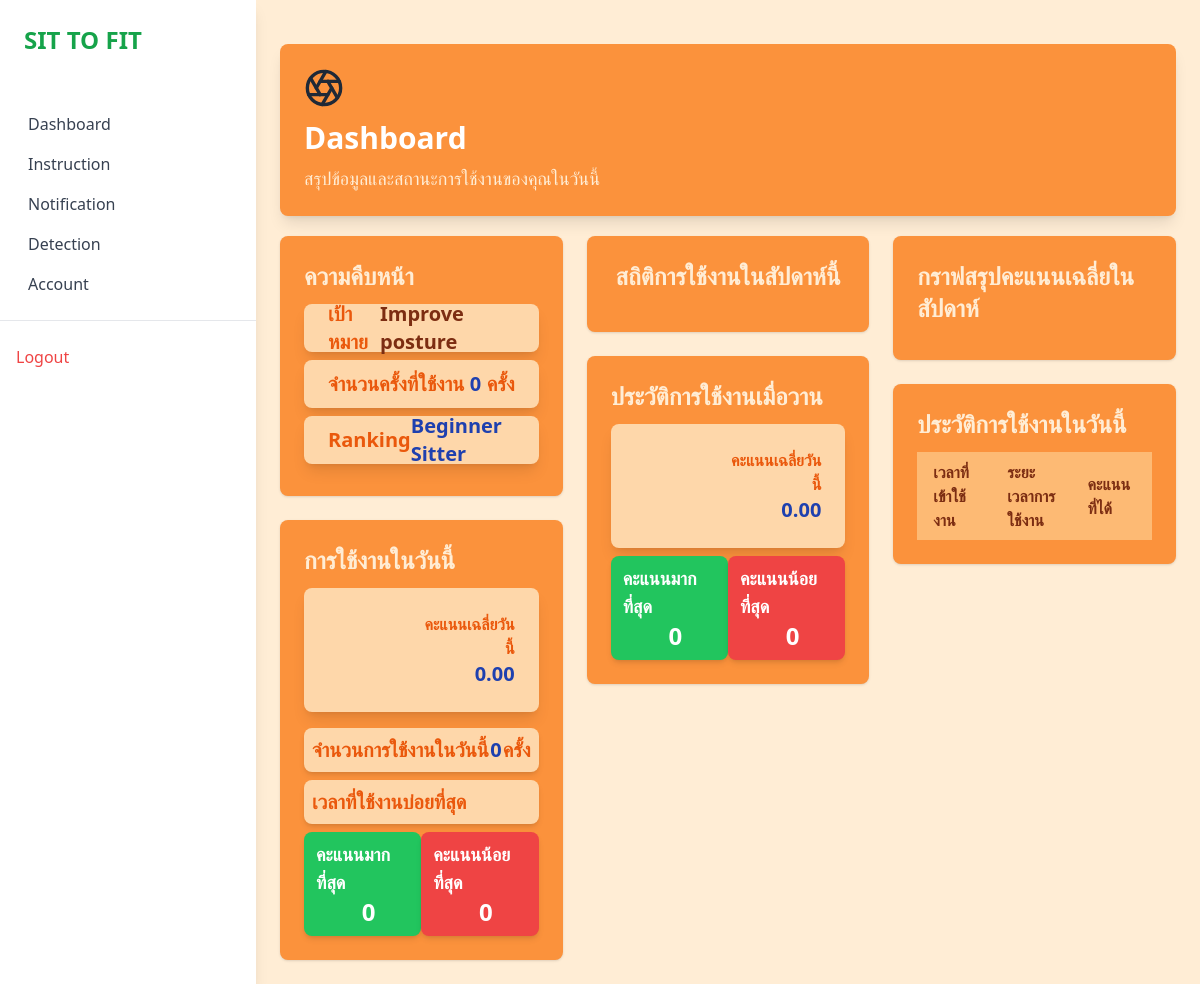
Screenshot of /Dashboard/ (signed in) with the database file from the repository.
### base/models.py (models this page shows, shortened)
class PersonalInformation(models.Model):
    user = models.OneToOneField(UserInfomation, on_delete=models.CASCADE, null=True, blank=True)
    goal = models.CharField(
        max_length=50,
        choices=[
            ('Improve posture', 'Improve posture'),
            ('Health maintenance', 'Health maintenance'),
            ('Posture correction', 'Posture correction')
        ],
        null=True,
        blank=True
    )
    job_name = models.CharField(max_length=100, null=True, blank=True)
    job_type = models.CharField(max_length=100, null=True, blank=True)
    job_hours = models.FloatField(null=True, blank=True)
    break_hours = models.FloatField(null=True, blank=True)

class UserInfomation(AbstractUser):
    contact_number = models.CharField(max_length= 20 , blank = True)
    role = models.CharField(max_length= 50 )
    created_at = models.DateTimeField(auto_now_add= True)

### Dashborad/views.py (the view)
# urls.py: path('Dashboard/', DashboardHomeView.as_view(), name='dashboard_home'),
class DashboardHomeView(TemplateView):
    template_name = 'Dashboard.html'
    def get_context_data(self, **kwargs):
        context = super().get_context_data(**kwargs)
        user = self.request.user
        user_info = UserInfomation.objects.filter(username =user.username).first()
        usage_history = UserUsageHistory.objects.filter(posture_detection__user=user_info )
        posture_data = PostureDetection.objects.filter(user=user_info )
        personal_info = PersonalInformation.objects.filter(user=user_info ).first()
        usage_count = posture_data.count()
        Rank = user_info.role if user_info else "ไม่มีข้อมูล Role"
        context['usage_history'] = usage_history
        context['posture_data'] = posture_data
        daily_scores = defaultdict(list)
        for entry in posture_data:
            day = entry.timestamp.date()
            daily_scores[day].append(entry.score)
        today = localdate()  # วันที่ปัจจุบันใน timezone ของเซิร์ฟเวอร์
        start_of_day = make_aware(datetime.combine(today, datetime.min.time()))
        end_of_day = make_aware(datetime.combine(today, datetime.max.time()))
        scores_today = PostureDetection.objects.filter(timestamp__range=(start_of_day, end_of_day))
        peak_time = (
            scores_today.annotate(hour=TruncHour('timestamp'))  # ตัดช่วงเวลาเป็นรายชั่วโมง
            .values('hour')  # รวมกลุ่มตามชั่วโมง
            .annotate(count=Count('id'))  # นับจำนวน
            .order_by('-count')  # เรียงลำดับจากมากไปน้อย
        )
        if peak_time.exists():
            peak_hour = peak_time[0]['hour']
            peak_hour_count = peak_time[0]['count']
        else:
            peak_hour = None
            peak_hour_count = 0
        today = date.today()
        scores_today = daily_scores.get(today, [])
        avg_score_today = sum(scores_today) / len(scores_today) if scores_today else 0
        goal = personal_info.goal if personal_info else "ผู้ใช้งานยังไม่ได้เลือกเป้าหมาย"
        tooltip_text = GOAL_DESCRIPTIONS.get(goal, "ผู้ใช้งานยังไม่ได้เลือกเป้าหมาย")
        context = {
        'goal': goal,
        'tooltip_text': tooltip_text,
            }
        yesterday = date.today() - timedelta(days=1)
        yesterday_usage = PostureDetection.objects.filter(
            timestamp__date=yesterday,
            user=user
        )
        daily_scores = defaultdict(list)
        for entry in yesterday_usage:
            day = entry.timestamp.date()
            daily_scores[day].append(entry.score)
        scores_yesterday = daily_scores.get(yesterday, [])
        avg_score_yesterday = (
            sum(scores_yesterday) / len(scores_yesterday)
            if scores_yesterday
            else 0
        )
        if scores_yesterday:
            max_yesterday = max(scores_yesterday)
            min_yesterday = min(scores_yesterday)
        else:
            max_yesterday = 0
            min_yesterday = 0
        if scores_today:
            max_today = max(scores_today)
            min_today = min(scores_today)
        else:
            max_today = 0
            min_today = 0
        context['usage_count'] = usage_count
        context['yesterday_score'] = avg_score_yesterday
        context['max_yesterday'] = max_yesterday
        context['min_yesterday'] = min_yesterday
        context['Rank'] = Rank
        context['avg_score'] = avg_score_today
        context['today_count'] = len(scores_today)
        context['peak_hour'] = peak_hour
        context['peak_count'] = peak_hour_count
        context['max_score'] = max_today
        context['min_score'] = min_today
        return context

### Dashborad/templates/Dashboard.html (shortened to what this page needs)
{% extends 'base_dash.html' %}
{% block main %}
<div class="container mx-auto max-w-7x">
    <div class="bg-orange-400 p-6 rounded-lg shadow-lg my-5 flex flex-col items-start">
        <div class="mb-3">
        </div>
        <h1 class="text-3xl font-bold text-white text-center">Dashboard</h1>
        <p class="text-lg text-orange-100 mt-2 text-center">
            สรุปข้อมูลและสถานะการใช้งานของคุณในวันนี้
        </p>
    </div>
    <div class="grid grid-cols-3 gap-6">
        <div class="space-y-6">
            <div class="bg-orange-400 p-6 rounded-lg shadow">
                <h2 class="text-2xl font-bold text-orange-100 mb-3">ความคืบหน้า</h2>
                <div class="flex justify-between items-center mb-2 bg-orange-200 rounded-lg p-6 h-8 w-full shadow-lg ">
                    <span class="font-bold text-xl text-orange-600">เป้าหมาย</span>
                    <div class="relative group">
                        <span class="text-orange-900 font-bold cursor-pointer text-xl">
                            {{ goal }}
                        </span>
                    </div>
                </div>
                <div class="flex justify-between items-center mb-2 bg-orange-200 rounded-lg p-6 h-8 w-full shadow-lg">
                    <span class="font-bold text-xl text-orange-600">จำนวนครั้งที่ใช้งาน</span>
                    <span class="font-bold text-xl text-blue-800 animate-pulse duration-500 ease-in-out">{{ usage_count }}</span>
                    <span class="font-bold text-xl text-orange-600 ">ครั้ง</span>
                </div>
                <div class="flex justify-between items-center mb-2 bg-orange-200 rounded-lg p-6 h-8 w-full shadow-lg">
                    <span class="font-bold text-xl text-orange-600">Ranking</span>
                    <span class="font-bold text-xl text-blue-800 "> {{ Rank }} </span>
                </div>
            </div>
            <div class="flex flex-col bg-orange-400 p-6 rounded-lg shadow">
                <h2 class="text-2xl font-bold text-orange-100 mb-3">การใช้งานในวันนี้</h2>
                <div class="flex flex-col lg:flex-row justify-between items-center mb-4 bg-orange-200 rounded-lg p-6 shadow-lg">
                    <div class="text-center mt-4 lg:text-right lg:mt-0">
                        <h1 class="font-bold text-base text-orange-600">คะแนนเฉลี่ยวันนี้</h1>
                        <span class="font-bold text-xl text-blue-800 mt-5">{{ avg_score|floatformat:2 }}</span>
                    </div>
                </div>
                <div class="flex justify-between items-center mb-2 bg-orange-200 rounded-lg p-2 h-auto w-auto shadow-md">
                    <span class='font-bold text-xl text-orange-600'>จำนวนการใช้งานในวันนี้</span>
                    <span class = 'font-bold text-xl text-blue-800'> {{ today_count }}</span>
                    <span class = 'font-bold text-xl text-orange-600'>ครั้ง</span>
                </div>
                <div class="flex justify-between items-center mb-2 bg-orange-200 rounded-lg p-2 h-auto w-auto shadow-md">
                    <span class='font-bold text-xl text-orange-600'>เวลาที่ใช้งานบ่อยที่สุด</span>
                </div>
                <div class='flex justify-between items-center h-auto w-auto'>
                    <div class="bg-green-500 text-white rounded-lg py-2 px-3 shadow-md flex flex-col items-center">
                        <span class="font-bold text-lg">คะแนนมากที่สุด</span>
                        <span class="ml-3 text-2xl font-bold">{{ max_score }}</span>
                    </div>
                    <div class='flex justify-between items-center h-auto w-auto'>
                        <div class="bg-red-500 text-white rounded-lg py-2 px-3 shadow-md flex flex-col items-center">
                            <span class="font-bold text-lg">คะแนนน้อยที่สุด</span>
                            <span class="ml-3 text-2xl font-bold">{{ min_score }}</span>
                        </div>
                    </div>
                </div>
                </div>
            </div>
            <div class="space-y-6">
                <div class="bg-orange-400 p-6 rounded-lg shadow">
                    <h2 class="text-2xl font-bold text-center mb-4 text-orange-100">สถิติการใช้งานในสัปดาห์นี้</h2>
                </div>
                <div class="bg-orange-400 p-6 rounded-lg shadow">
                    <h2 class="text-2xl font-bold text-orange-100 mb-3">ประวัติการใช้งานเมื่อวาน</h2>
                    <div class="flex justify-between items-center mb-2 bg-orange-200 rounded-lg p-6 h-full w-full shadow-lg">
                        <div class="text-center mt-4 lg:text-right lg:mt-0">
                            <h1 class="font-bold text-base text-orange-600">คะแนนเฉลี่ยวันนี้</h1>
                            <span class="font-bold text-xl text-blue-800 mt-5">{{ yesterday_score|floatformat:2 }}</span>
                        </div>
                    </div>
                    <div class='flex justify-between items-center h-auto w-auto'>
                        <div class="bg-green-500 text-white rounded-lg py-2 px-3 shadow-md flex flex-col items-center">
                            <span class="font-bold text-lg">คะแนนมากที่สุด</span>
                            <span class="ml-3 text-2xl font-bold">{{ max_yesterday }}</span>
                        </div>
                        <div class='flex justify-between items-center h-auto w-auto'>
                            <div class="bg-red-500 text-white rounded-lg py-2 px-3 shadow-md flex flex-col items-center">
                                <span class="font-bold text-lg">คะแนนน้อยที่สุด</span>
                                <span class="ml-3 text-2xl font-bold">{{ min_yesterday }}</span>
                            </div>
                        </div>
                    </div>
                </div>
            </div>
            <div class="space-y-6">
                <div class="bg-orange-400 p-6 rounded-lg shadow">
                    <h2 class="text-2xl font-bold text-orange-100 mb-3">กราฟสรุปคะแนนเฉลี่ยในสัปดาห์</h2>
                </div>
                <div class="bg-orange-400 p-6 rounded-lg shadow">
                    <h2 class="text-2xl font-bold text-orange-100 mb-3">ประวัติการใช้งานในวันนี้</h2>
                    <div class="overflow-x-auto">
                        <table class="table-auto w-full text-left border-collapse bg-orange-100 rounded-lg">
                            <thead>
                                <tr class="bg-orange-300 text-orange-900">
                                    <th class="px-4 py-2">เวลาที่เข้าใช้งาน</th>
                                    <th class="px-4 py-2">ระยะเวลาการใช้งาน</th>
                                    <th class="px-4 py-2">คะแนนที่ได้</th>
                                </tr>
                            </thead>
                        </table>
                    </div>
                </div>
            </div>
        </div>
    </div>
{% endblock %}

### rows the page displays
PersonalInformation: goal "Improve posture"
UserInfomation: role "Beginner Sitter"

### other values shown
{{ usage_count }} "0"
{{ avg_score|floatformat:2 }} "0.00"
{{ today_count }} "0"
{{ max_score }} "0"
{{ min_score }} "0"
{{ yesterday_score|floatformat:2 }} "0.00"
{{ max_yesterday }} "0"
{{ min_yesterday }} "0"
